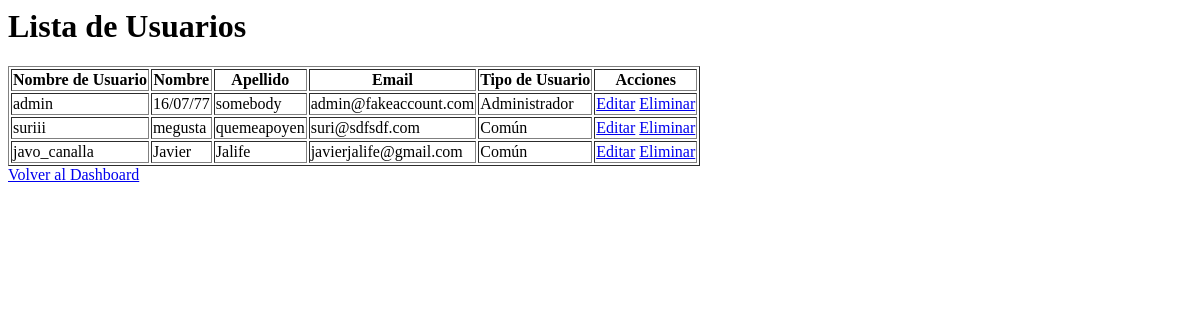
/users/ (signed in), run on an earlier commit of the app's database.
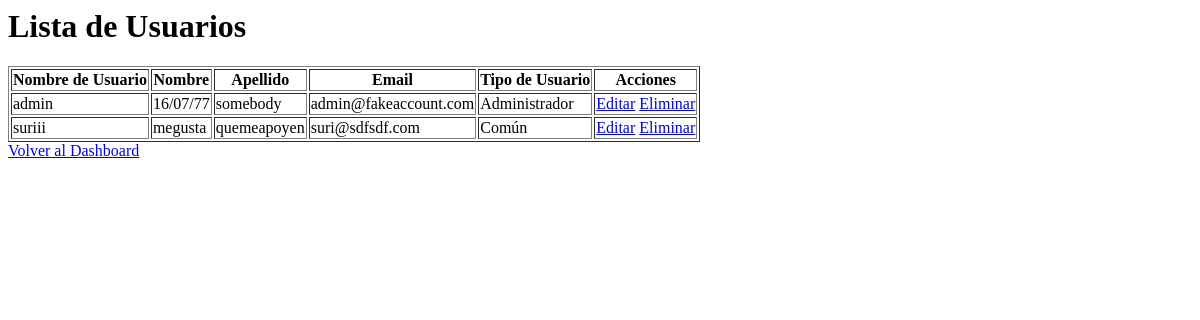
And on a later commit of the database.
### accounts/models.py (models this page shows, shortened)
class CustomUser(AbstractUser):
    nombre = models.CharField(max_length=30)
    apellido = models.CharField(max_length=30)
    direccion_email = models.EmailField(unique=True)
    numero_telefono_particular = models.CharField(max_length=15)
    numero_de_interno = models.CharField(max_length=10)
    tipo_de_usuario = models.CharField(
        max_length=20,
        choices=TipoUsuario.choices,
        default=TipoUsuario.COMUN,
    )
    USERNAME_FIELD = 'username'
    EMAIL_FIELD = 'direccion_email'
    REQUIRED_FIELDS = ['direccion_email', 'nombre', 'apellido']

### userapp/views.py (the view)
# urls.py: path('users/', user_list, name="user_list"),
@admin_required(login_url='login')
def user_list(request):
    users = CustomUser.objects.all()
    context = {'users': users}
    return render(request, 'userapp/user_list.html', context)

### userapp/templates/userapp/user_list.html (shortened to what this page needs)
<html>
<head>
</head>
<body>
    <h1>Lista de Usuarios</h1>
    <table border="1">
        <tr>
            <th>Nombre de Usuario</th>
            <th>Nombre</th>
            <th>Apellido</th>
            <th>Email</th>
            <th>Tipo de Usuario</th>
            <th>Acciones</th>
        </tr>
        {% for user in users %}
        <tr>
            <td>{{ user.username }}</td>
            <td>{{ user.nombre }}</td>
            <td>{{ user.apellido }}</td>
            <td>{{ user.direccion_email }}</td>
            <td>{{ user.get_tipo_de_usuario_display }}</td>
            <td>
                <a href="{% url 'user_edit' user.id %}">Editar</a>
                <a href="{% url 'user_delete' user.id %}">Eliminar</a>
            </td>
        </tr>
        {% endfor %}
    </table>
    <a href="{% url 'dashboard' %}">Volver al Dashboard</a>
</body>
</html>

What changed in the data, as far as the page shows it:
removed CustomUser: username "javo_canalla", nombre "Javier", apellido "Jalife", direccion_email "javierjalife@gmail.com", tipo_de_usuario "Común"
